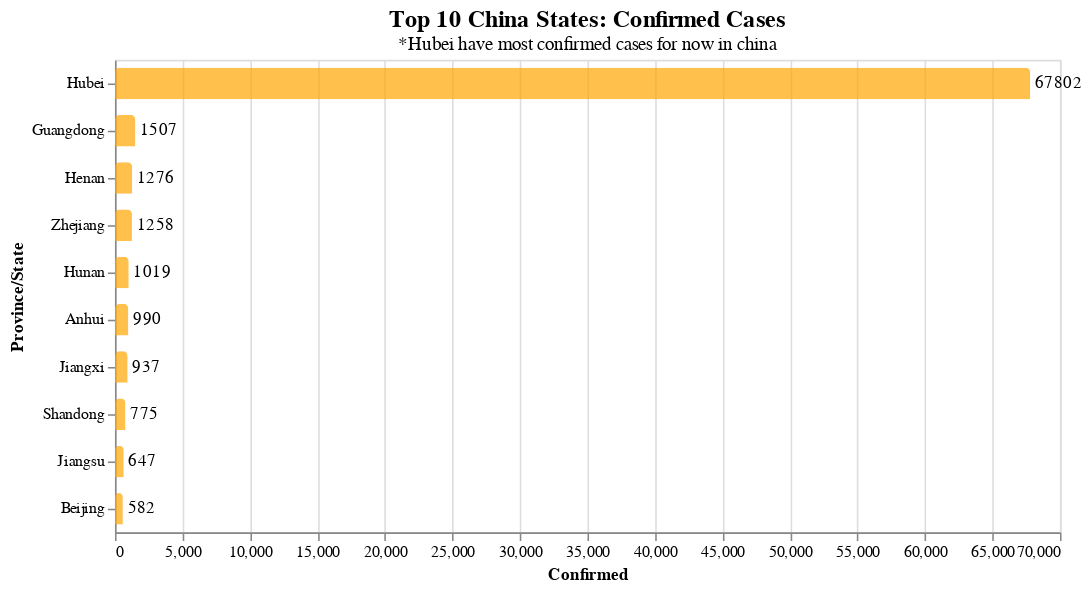

The notebook cell saved with this chart:
### Markdown cell above
## <font face="verdana" color="blue">Present Scenario: China</font>

### Code cell
bars = alt.Chart(china_cases.sort_values('Confirmed', ascending= False).head(10)).mark_bar(color='orange',cornerRadiusTopLeft=3,
    cornerRadiusTopRight=3, size=20, opacity=0.7
).encode(
    x='Confirmed:Q',
    y=alt.Y('Province/State:O', sort='-x')
).properties(
    title={
    "text":['Top 10 China States: Confirmed Cases'],
    "subtitle":['*Hubei have most confirmed cases for now in china'],
    "fontSize":15,
    "fontWeight": 'bold',
    "font":'Courier New',
    }
)

text = bars.mark_text(
    align='left',
    baseline='middle',
    dx=3  # Nudges text to right so it doesn't appear on top of the bar
).encode(
    text='Confirmed:Q'    
)

(bars + text).properties( height=300, width=600)

### Figure 1 — Vega-Lite specification as saved in the notebook (floating-point values rounded to 4 significant figures)
{"config": {"view": {"continuousWidth": 400, "continuousHeight": 300}}, "layer": [{"mark": {"type": "bar", "color": "orange", "cornerRadiusTopLeft": 3, "cornerRadiusTopRight": 3, "opacity": 0.7, "size": 20}, "encoding": {"x": {"type": "quantitative", "field": "Confirmed"}, "y": {"type": "ordinal", "field": "Province/State", "sort": "-x"}}, "title": {"text": ["Top 10 China States: Confirmed Cases"], "subtitle": ["*Hubei have most confirmed cases for now in china"], "fontSize": 15, "fontWeight": "bold", "font": "Courier New"}}, {"mark": {"type": "text", "align": "left", "baseline": "middle", "dx": 3}, "encoding": {"text": {"type": "quantitative", "field": "Confirmed"}, "x": {"type": "quantitative", "field": "Confirmed"}, "y": {"type": "ordinal", "field": "Province/State", "sort": "-x"}}, "title": {"text": ["Top 10 China States: Confirmed Cases"], "subtitle": ["*Hubei have most confirmed cases for now in china"], "fontSize": 15, "fontWeight": "bold", "font": "Courier New"}}], "data": {"name": "data-7fb6c64bd68765123a81be495fdb259f"}, "height": 300, "width": 600, "$schema": "https://vega.github.io/schema/vega-lite/v4.0.2.json", "datasets": {"data-7fb6c64bd68765123a81be495fdb259f": [{"Province/State": "Hubei", "Confirmed": 67800.0, "Deaths": 3199.0, "Recovered": 63470.0, "Mortality Rate (per 100)": 4.72}, {"Province/State": "Guangdong", "Confirmed": 1507.0, "Deaths": 8.0, "Recovered": 1365.0, "Mortality Rate (per 100)": 0.53}, {"Province/State": "Henan", "Confirmed": 1276.0, "Deaths": 22.0, "Recovered": 1251.0, "Mortality Rate (per 100)": 1.72}, {"Province/State": "Zhejiang", "Confirmed": 1258.0, "Deaths": 1.0, "Recovered": 1228.0, "Mortality Rate (per 100)": 0.08}, {"Province/State": "Hunan", "Confirmed": 1019.0, "Deaths": 4.0, "Recovered": 1014.0, "Mortality Rate (per 100)": 0.39}, {"Province/State": "Anhui", "Confirmed": 990.0, "Deaths": 6.0, "Recovered": 984.0, "Mortality Rate (per 100)": 0.61}, {"Province/State": "Jiangxi", "Confirmed": 937.0, "Deaths": 1.0, "Recovered": 935.0, "Mortality Rate (per 100)": 0.11}, {"Province/State": "Shandong", "Confirmed": 775.0, "Deaths": 7.0, "Recovered": 753.0, "Mortality Rate (per 100)": 0.9}, {"Province/State": "Jiangsu", "Confirmed": 647.0, "Deaths": 0.0, "Recovered": 631.0, "Mortality Rate (per 100)": 0.0}, {"Province/State": "Beijing", "Confirmed": 582.0, "Deaths": 8.0, "Recovered": 424.0, "Mortality Rate (per 100)": 1.37}]}}
